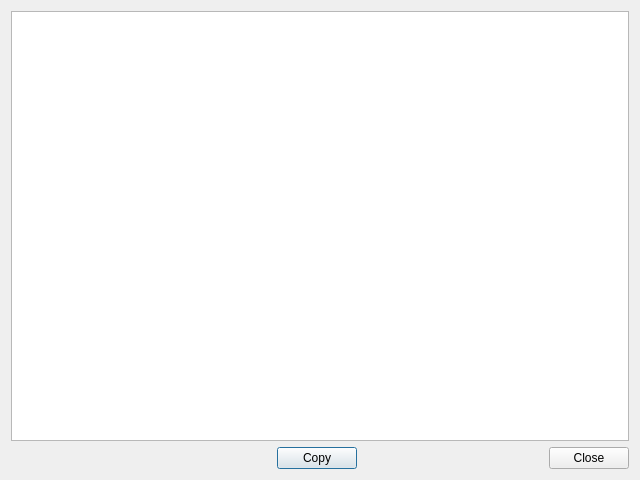
<?xml version="1.0" encoding="UTF-8"?>
<ui version="4.0">
 <class>ValueDialog</class>
 <widget class="QDialog" name="ValueDialog">
  <property name="geometry">
   <rect><x>0</x><y>0</y><width>640</width><height>480</height></rect>
  </property>
  <layout class="QVBoxLayout" name="mainLayout">
   <item>
    <widget class="QPlainTextEdit" name="valueEdit">
     <property name="readOnly"><bool>true</bool></property>
     <property name="tabChangesFocus"><bool>true</bool></property>
     <property name="wordWrapMode"><enum>QTextOption::WrapAtWordBoundaryOrAnywhere</enum></property>
    </widget>
   </item>
   <item>
    <layout class="QHBoxLayout" name="buttonsLayout">
     <item>
      <spacer name="buttonsSpacer">
       <property name="orientation"><enum>Qt::Horizontal</enum></property>
       <property name="sizeHint" stdset="0"><size><width>40</width><height>20</height></size></property>
      </spacer>
     </item>
     <item>
      <widget class="QPushButton" name="copyButton">
       <property name="text"><string>Copy</string></property>
      </widget>
     </item>
     <item>
      <widget class="QDialogButtonBox" name="buttonBox">
       <property name="standardButtons"><set>QDialogButtonBox::Close</set></property>
      </widget>
     </item>
    </layout>
   </item>
  </layout>
 </widget>
 <resources/>
 <connections/>
</ui>
